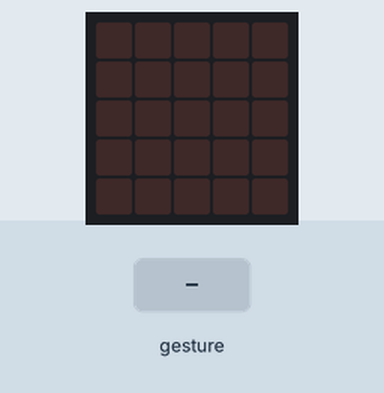
Recording of a program running on a simulated BBC micro:bit (MakeCode). Shown: the board's 5×5 LED display. Inputs (shaded band) come from the test bench. Random numbers come from a fixed seed; a tilt is held for 1.5 s and a shake lasts 1 s, then the board lies face up again.

Above: at 1.2 s.
1.3 s: gesture 'shake'
At 2.7 s:
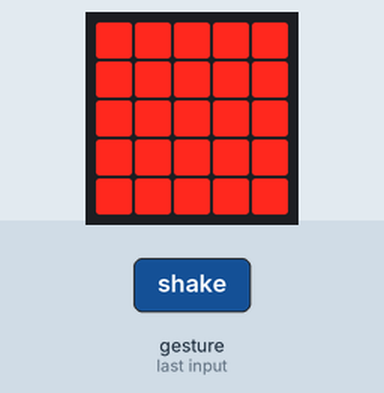
3.0 s: gesture 'shake'
At 4.0 s:
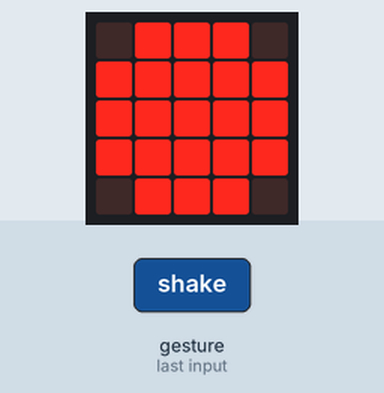
Timing chart, 0 to 6.0 s (numbered marks = the images above; inputs shaded):
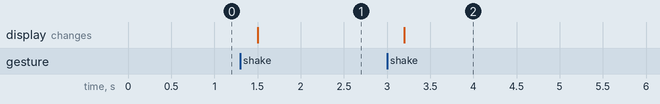

Measured:
- after the input at 1.3 s, the display: changes after 0.20 s (image 1)
- after the input at 3.0 s, the display: changes after 0.20 s (image 2)

The program:

main.ts
```typescript
let jugada = 0
input.onGesture(Gesture.Shake, function () {
    jugada = randint(1, 3)
    if (jugada == 1) {
        basic.showLeds(`
            # # # # #
            # # # # #
            # # # # #
            # # # # #
            # # # # #
            `)
    } else if (jugada == 2) {
        basic.showLeds(`
            # . . . #
            . # . # .
            . # # . .
            # # . # #
            # # . # #
            `)
    } else {
        basic.showLeds(`
            . # # # .
            # # # # #
            # # # # #
            # # # # #
            . # # # .
            `)
    }
})
basic.forever(function () {

})
```

test.ts
```typescript
// aquí va el archivo "tests"; esto no se compilará cuando este paquete se utilice como una extensión.
```
